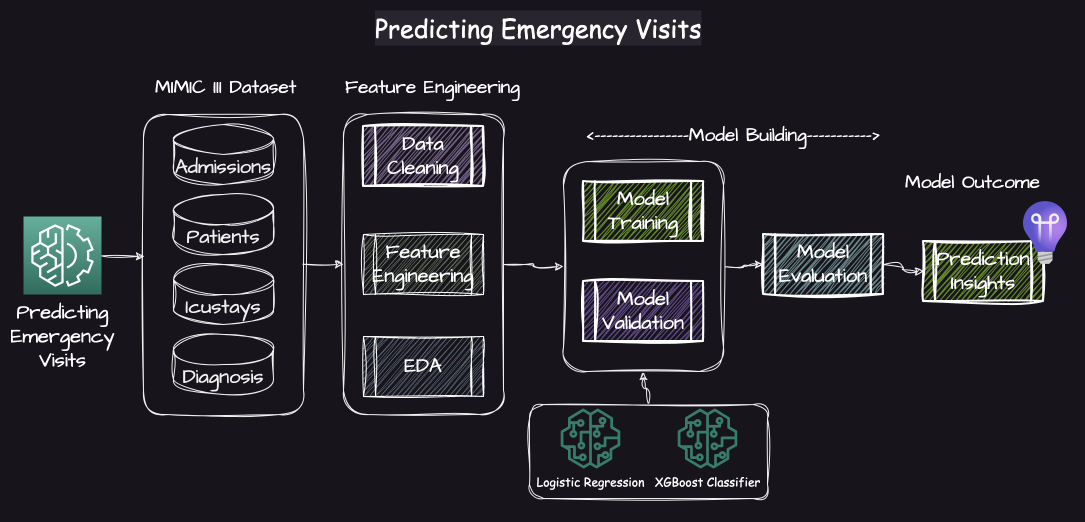
#> input picture doc/Predicting Emergency Visits.png, 2170 x 1044 px (shown at 1/2 size)
$ jupyter execute --allow-errors Self_Learning_Tutorial_Code.ipynb
#> lines starting #> are read from the running program, lines starting #| are printed output that depends on the picture
<h1 style="text-align: center;">Predicting Emergency Visits using Machine Learning</h1>

<h3 style="text-align: center;">Homework Topic: Self Learning</h3>

<h3 style="text-align: center;">ML Algorithms: Logistic Regression, XGBoost Classifier</h3>

<h4 style="text-align: center;"><b>Prepared By</b>: Suresh Venkatesan | <b>Course</b>: AI in Healthcare(AI 395T) | <b>Prof</b>: Dr. Ying Ding</h4>

### Overview:
This presentation explores the prediction of emergency visits using the MIMIC-III dataset, a rich source of clinical data.

We analyzed patient demographics, diagnoses, and hospital stay (admission and ICU stays) information to build predictive models for emergency visits.

Using both Logistic Regression and XGBoost models, we discovered that factors like age, marital status, length of stay, mortality rates, and the presence of detailed medical records significantly contribute to predicting emergency visits.

### Process Flow Diagram for Predicting Emergency Visits

The process flow diagram below outlines the steps taken to predict emergency visits using machine learning models. The workflow is divided into several key stages, each crucial for building and evaluating the predictive models.

The machine learning process involves preparing data, building a model, evaluating its performance, and gaining insights from the results. The selected model (e.g., Logistic Regression or XGBoost) is used to predict future emergency visits based on patient data.

[cell 1]
from PIL import Image
# Open the image
image = Image.open("../../doc/Predicting Emergency Visits.png")
#> image is the input picture: PIL image 2170x1044 RGBA; mean R, G, B, A 38.4, 36.9, 43.8, 255
# Resize the image to the desired banner size (e.g., width=800, height=200)
banner_image = image.resize((1500, 700))
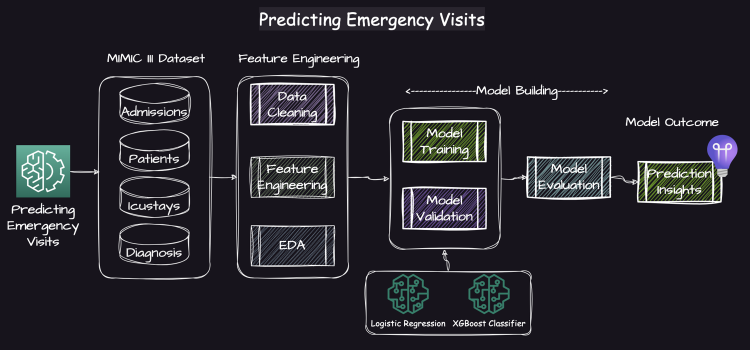
#> banner_image: PIL image 1500x700 RGBA (shown at 1/2 size); mean R, G, B, A 38.3, 36.8, 43.7, 255
# Display the resized image
display(banner_image)
